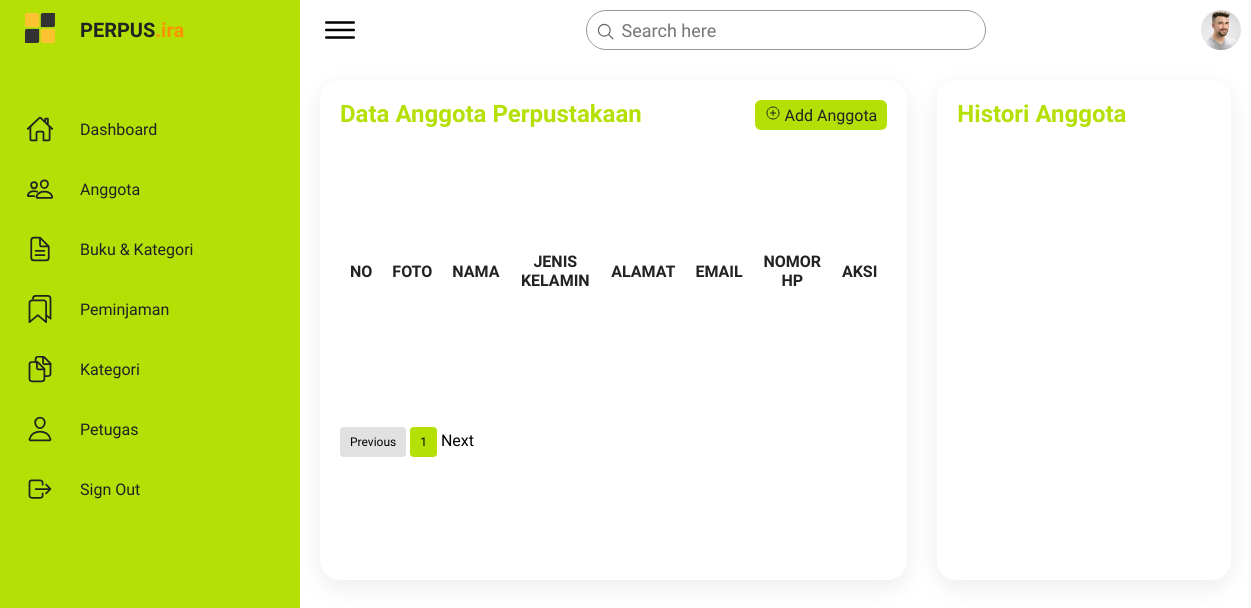
The app's page /anggota/ (signed in), older data.
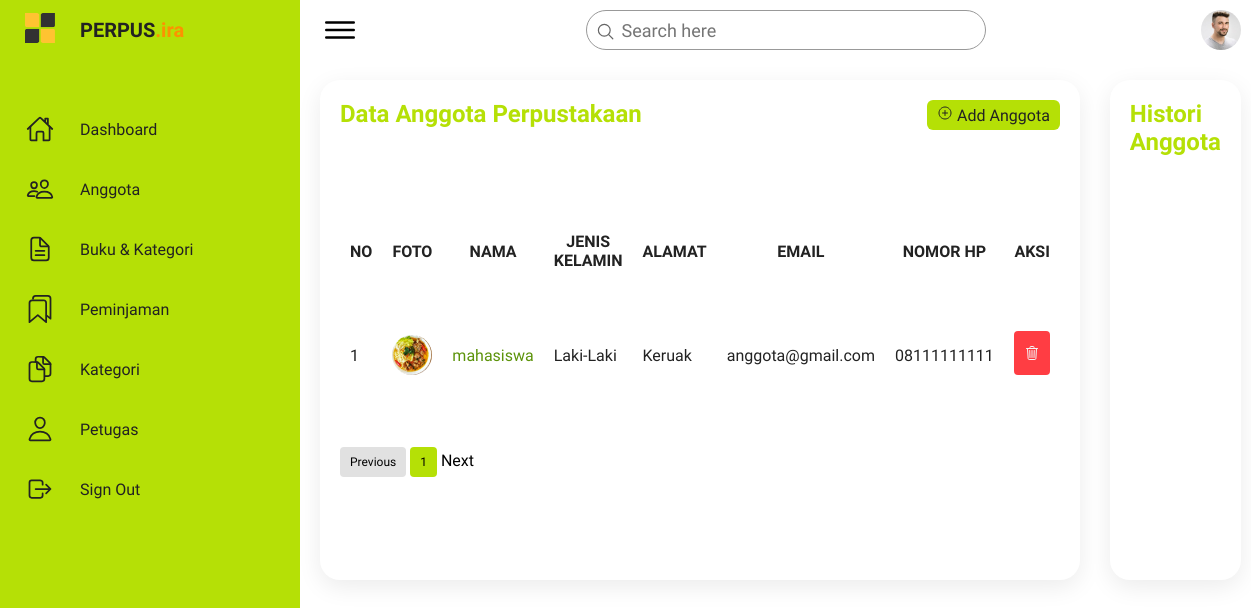
The same page, newer data.
### app_perpus/models.py (models this page shows, shortened)
class Anggota(models.Model):
    foto = models.ImageField(upload_to='img', default=False)
    user = models.OneToOneField(User, on_delete=models.CASCADE, related_name='anggota')
    KELAMIN_CHOICES = [
        ('Laki-Laki', 'Laki-Laki'),
        ('Perempuan', 'Perempuan'),
    ]
    kelamin = models.CharField(max_length=10, choices=KELAMIN_CHOICES)
    alamat = models.CharField(max_length=200)
    email = models.CharField(max_length=20, default='anggota@gmail.com')
    nomor_telepon = models.CharField(max_length=20)
    created_at = models.DateTimeField(auto_now_add=True)

### app_perpus/views.py (the view)
# urls.py: path('anggota/', views.list_anggota, name='list_anggota'),
@login_required
def list_anggota(request):
    anggotas = Anggota.objects.all()
    search_query = request.GET.get('cari')
    if search_query:
        anggota_serc = Anggota.objects.filter(
            Q(user__username__icontains=search_query) | Q(alamat__icontains=search_query)
        )
    else:
        anggota_serc = anggotas
    paginator = Paginator(anggota_serc, 5)
    page_number = request.GET.get('page')
    page_obj = paginator.get_page(page_number)
    user = User.objects.all()
    recent_anggotas = Anggota.objects.filter(created_at__gte=timezone.now() - timezone.timedelta(days=7))
    context = {
        'recent_anggotas': recent_anggotas,
        'anggotas': page_obj,
        'user': user,
    }
    return render(request, 'anggota.html', context)

### templates/anggota.html (shortened to what this page needs)
{% extends 'base.html' %}
{% load static %}
{% block content %}
<div class="topbar">
    <div class="toggle">
        <ion-icon name="menu-outline"></ion-icon>
    </div>
    <form action="{% url 'list_anggota' %}" method="get">
        <div class="search">
            <label>
                <input type="text" name="cari" placeholder="Search here">
                <ion-icon name="search-outline"></ion-icon>
            </label>
        </div>
    </form>
    <div class="user">
        <img src="{% static 'imgs/customer01.jpg'%}" alt="">
    </div>
</div>
<div class="details">
    <div class="recentOrders">
        <div class="cardHeader">
            <h2>Data Anggota Perpustakaan</h2>
            <a href="{% url 'create_anggota' %}" class="btn" id="openModalBtn">
                <ion-icon name="add-circle-outline"></ion-icon>
                Add Anggota
            </a>
        </div>
        <table>
            <thead>
                <tr>
                    <td>NO</td>
                    <td>FOTO</td>
                    <td>NAMA</td>
                    <td>JENIS KELAMIN</td>
                    <td>ALAMAT</td>
                    <td>EMAIL</td>
                    <td>NOMOR HP</td>
                    <td>AKSI</td>
                </tr>
            </thead>
            <tbody>
                {% for anggota in anggotas %}
                <tr>
                    <td>{{forloop.counter}}</td>
                    <td>
                        <div class="user">
                            <img src="{{anggota.foto.url}}" alt="">
                        </div>
                    </td>
                    <td><a href="{% url 'update_anggota' anggota.id %}" style="text-decoration: none; color: rgb(92, 147, 10);">{{anggota.user}}</a></td>
                    <td>{{anggota.kelamin}}</td>
                    <td>{{anggota.alamat}}</td>
                    <td>{{anggota.email}}</td>
                    <td>{{anggota.nomor_telepon}}</td>
                    <td>
                        <a href="{% url 'delete_anggota' anggota.id %}" onclick="return confirm('yakin ingin menghapus data?')" class="btn" style="width: 40px; height: 15px; background-color: rgb(255, 61, 67); padding:15px 10px 10px 10px; border-radius: 4px; color: rgb(244, 244, 244); align-items: center;text-align: center;">
                            <ion-icon name="trash-outline"></ion-icon>
                        </a>
                    </td>
                </tr>
                {% endfor %}
            </tbody>
        </table>
        <ul class="pagination">
            {% if anggotas.has_previous %}
                <li class="page-item"><a class="page-link" href="?page=1">Previous</a></li>
                {% else %}
                <li class="page-item disabled"><a class="page-link" href="?page=1">Previous</a></li>
            {% endif %}
            {% for num in anggotas.paginator.page_range %}
                {% if anggotas.number == num %}
                    <li class="page-item"><a class="active page-link" href="?page={{ num }}">{{ num }}</a></li>
                    {% else %}
                    <li class="page-item"><a class="page-link" href="?page={{ num }}">{{ num }}</a></li>
                {% endif %}
            {% endfor %}
            {% if anggotas.has_next %}
                <li class="page-item"><a class="page-link" href="?page={{ anggotas.paginator.num_pages }}">Next</a></li>
            {% else %}
                <li class="page-item disabled"><span class="page-link">Next</span></li>
            {% endif %}
        </ul>
    </div>
    <div class="recentCustomers">
        <div class="cardHeader">
            <h2>Histori Anggota</h2>
        </div>
        <table>
        </table>
    </div>
</div>
{% endblock content %}

Row changes from the older to the newer data that the page shows:
added Anggota: foto (picture), user "mahasiswa", kelamin "Laki-Laki", alamat "Keruak", email "anggota@gmail.com", nomor_telepon "08111111111"
